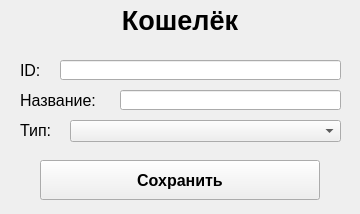
<?xml version="1.0" encoding="UTF-8"?>
<ui version="4.0">
 <class>wallet_window</class>
 <widget class="QMainWindow" name="wallet_window">
  <property name="geometry">
   <rect>
    <x>0</x>
    <y>0</y>
    <width>360</width>
    <height>214</height>
   </rect>
  </property>
  <property name="maximumSize">
   <size>
    <width>360</width>
    <height>214</height>
   </size>
  </property>
  <property name="windowTitle">
   <string>MainWindow</string>
  </property>
  <widget class="QWidget" name="centralwidget">
   <widget class="QLabel" name="wallet_label">
    <property name="geometry">
     <rect>
      <x>0</x>
      <y>0</y>
      <width>360</width>
      <height>40</height>
     </rect>
    </property>
    <property name="font">
     <font>
      <pointsize>20</pointsize>
      <weight>75</weight>
      <bold>true</bold>
     </font>
    </property>
    <property name="text">
     <string>Кошелёк</string>
    </property>
    <property name="alignment">
     <set>Qt::AlignCenter</set>
    </property>
   </widget>
   <widget class="QLabel" name="title_label">
    <property name="geometry">
     <rect>
      <x>20</x>
      <y>90</y>
      <width>101</width>
      <height>20</height>
     </rect>
    </property>
    <property name="font">
     <font>
      <pointsize>12</pointsize>
      <weight>50</weight>
      <bold>false</bold>
     </font>
    </property>
    <property name="text">
     <string>Название:</string>
    </property>
   </widget>
   <widget class="QLineEdit" name="title_line_edit">
    <property name="geometry">
     <rect>
      <x>120</x>
      <y>90</y>
      <width>221</width>
      <height>20</height>
     </rect>
    </property>
   </widget>
   <widget class="QPushButton" name="save_button">
    <property name="geometry">
     <rect>
      <x>40</x>
      <y>160</y>
      <width>280</width>
      <height>40</height>
     </rect>
    </property>
    <property name="font">
     <font>
      <pointsize>12</pointsize>
      <weight>75</weight>
      <bold>true</bold>
      <kerning>true</kerning>
     </font>
    </property>
    <property name="text">
     <string>Сохранить</string>
    </property>
   </widget>
   <widget class="QLineEdit" name="id_line_edit">
    <property name="geometry">
     <rect>
      <x>60</x>
      <y>60</y>
      <width>281</width>
      <height>20</height>
     </rect>
    </property>
    <property name="text">
     <string/>
    </property>
   </widget>
   <widget class="QLabel" name="id_label">
    <property name="geometry">
     <rect>
      <x>20</x>
      <y>60</y>
      <width>31</width>
      <height>20</height>
     </rect>
    </property>
    <property name="font">
     <font>
      <pointsize>12</pointsize>
      <weight>50</weight>
      <bold>false</bold>
     </font>
    </property>
    <property name="text">
     <string>ID:</string>
    </property>
   </widget>
   <widget class="QComboBox" name="wallet_type_combo_box">
    <property name="geometry">
     <rect>
      <x>70</x>
      <y>120</y>
      <width>271</width>
      <height>22</height>
     </rect>
    </property>
   </widget>
   <widget class="QLabel" name="wallet_type_label">
    <property name="geometry">
     <rect>
      <x>20</x>
      <y>120</y>
      <width>41</width>
      <height>20</height>
     </rect>
    </property>
    <property name="font">
     <font>
      <pointsize>12</pointsize>
      <weight>50</weight>
      <bold>false</bold>
     </font>
    </property>
    <property name="text">
     <string>Тип:</string>
    </property>
   </widget>
  </widget>
 </widget>
 <resources/>
 <connections/>
</ui>
